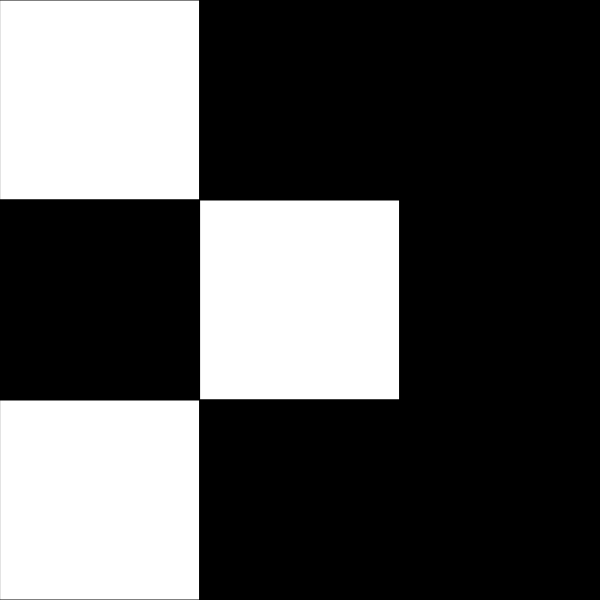
Frame 1 (no input)
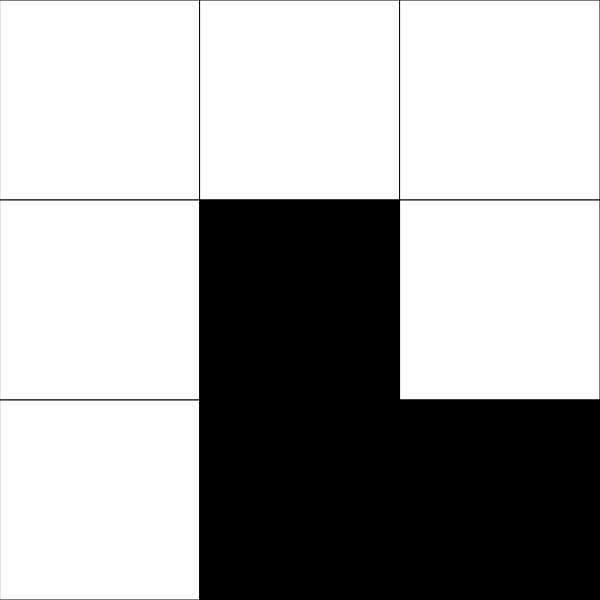
Frame 60 (no input)
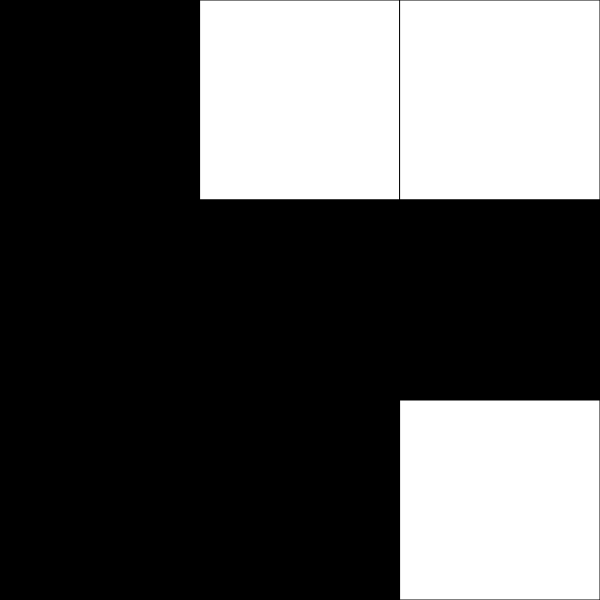
Frame 120 (the mouse pressed at the canvas centre since frame 60)

The p5.js sketch that drew these frames (run headless with seeded random() and noise() and a simulated clock; from frame 60 on, the mouse is pressed at the canvas centre):

// p5.js sketch
// ── sketch.js
let rows = 3;
let cols = 3;
let grid;
let cellSize;


function setup() {
  createCanvas(600, 600);
  cellSize = width / cols;
}

function draw() {
  background(255);
  grid = createRandom2dArray(cols, rows);
  displayGrid();
}

function displayGrid() {
  for (let x=0; x<cols; x++) {
    for (let y=0; y<rows; y++) {
      if (grid[x][y] === 0) {
        fill(0);
      }
      else {
        fill(255);
      }
      rect(x*cellSize, y*cellSize, cellSize, cellSize);
    }
  }
}

function createRandom2dArray(cols, rows) {
  let randomGrid = [];
  for (let x=0; x<cols; x++) {
    randomGrid.push([]);
    for (let y=0; y<rows; y++) {
      if (random(100) < 50) {
        randomGrid[x].push(0);
      }
      else {
        randomGrid[x].push(1);
      }
    }
  }
  return randomGrid;
}
